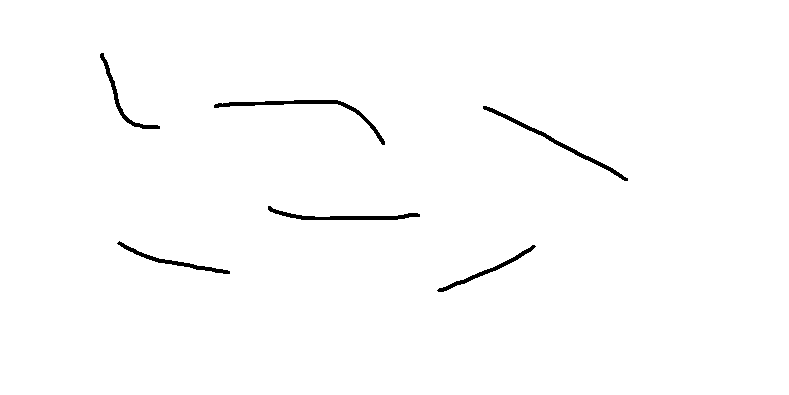
#> input picture img/lineas.png, 789 x 395 px, found by its file name
$ python ServicioAvance01.py
#> lines starting #> are read from the running program, lines starting #| are printed output that depends on the picture; after the words box and inside, x2 and y2 are one past the last pixel; in counts of white or black regions, pixels touching at a corner belong together
# -*- coding: utf-8 -*-
"""
Created on Tue Jan 14 13:42:52 2020
@author: toshiba
Tema: Dibujar contorno a todas las Líneas, medir cada linea y obtener el promedio de todas.
"""
import cv2
import numpy as np

contador=0
acumulador=0
promedio=0
imagen = cv2.imread('img\\lineas.png')
#> imagen is the input picture: shape (395, 789, 3); 98.9% white; 6 black regions, box (x1, y1, x2, y2) and area: (214, 100, 385, 145) 725, (483, 106, 628, 181) 647, (268, 206, 420, 220) 602, (117, 241, 230, 274) 466, (100, 53, 160, 129) 433, (437, 245, 536, 292) 431
gray = cv2.cvtColor(imagen, cv2.COLOR_BGR2GRAY)
bordes = cv2.Canny(gray, 100, 200)
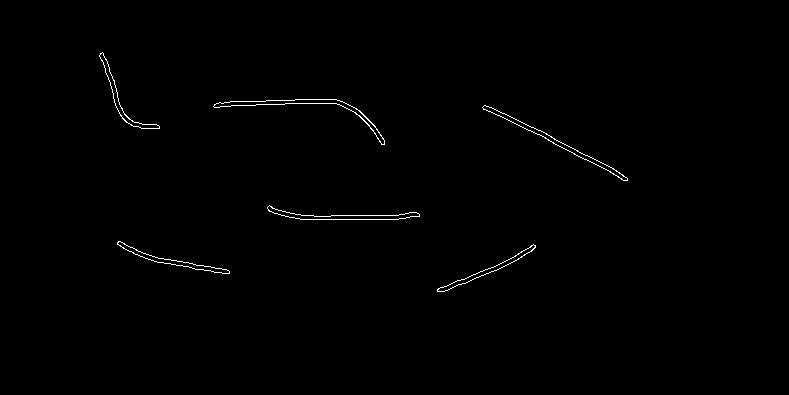
#> bordes: shape (395, 789); 0.54% white in thin lines or dots, all inside (x1, y1, x2, y2) = (99, 52, 628, 292)
bordes = cv2.dilate(bordes, None, iterations=1)  # Dilata el contorno de las figuras
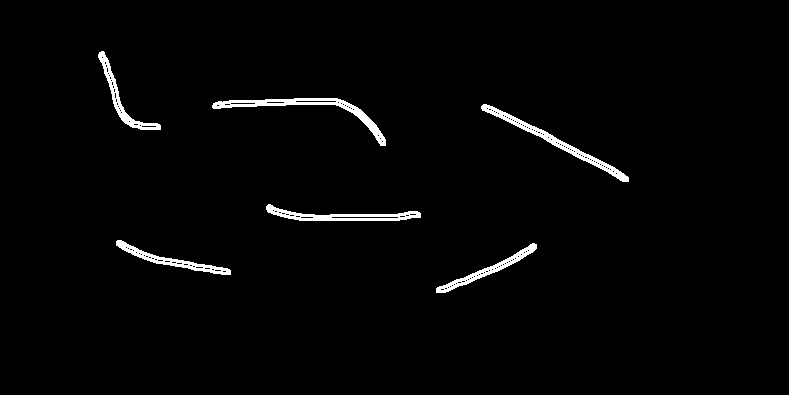
#> bordes: shape (395, 789); 1.9% white; 6 white regions, box (x1, y1, x2, y2) and area: (212, 98, 386, 146) 1270, (481, 104, 629, 182) 1188, (266, 204, 421, 221) 990, (116, 240, 231, 275) 809, (436, 243, 537, 293) 788, (98, 51, 161, 130) 762
bordes = cv2.erode(bordes, None, iterations=1)  # Erosiona el contorno de las figuras
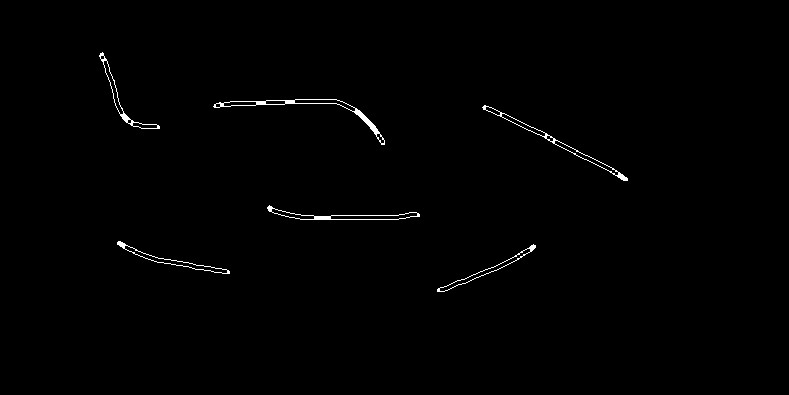
#> bordes: shape (395, 789); 0.66% white in thin lines or dots, all inside (x1, y1, x2, y2) = (99, 52, 628, 292)
contorno,hierachy = cv2.findContours(bordes, cv2.RETR_EXTERNAL, cv2.CHAIN_APPROX_SIMPLE)
#> contorno = 6 contours; box (x1, y1, x2, y2) and area: (213, 99, 385, 145) 739, (482, 105, 628, 181) 652, (267, 205, 420, 220) 598, (117, 241, 230, 274) 465, (99, 52, 160, 129) 436, (437, 244, 536, 292) 435

cv2.drawContours(imagen, contorno, -1, (0,0,255), 2)
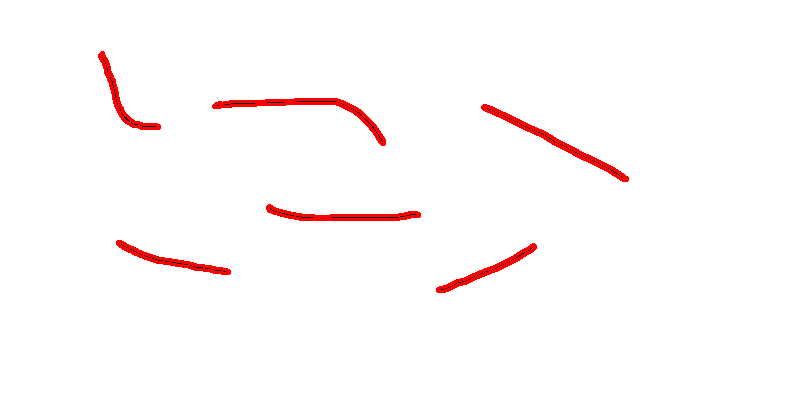
#> imagen: shape (395, 789, 3); 1.83% of pixels changed, all inside (x1, y1, x2, y2) = (98, 51, 629, 293)

for c in contorno:
    distancia = cv2.arcLength(c, True)
    distancia02 = int(distancia)/100
    M = cv2.moments(c)
    if(M["m00"]==0): M["m00"] = 1
    cx = int(M["m10"] / M["m00"])
    cy = int(M["m01"] / M["m00"])
    cv2.putText(imagen, str(distancia02)+'cm', (cx, cy), 1, 1, (0,255,0), 2)
    acumulador = acumulador + distancia02

    #obtener el ancho de cada línea.
    rect = cv2.minAreaRect(c)
    box = cv2.boxPoints(rect)
    box = np.int0(box)
    cv2.drawContours(imagen,[box],0,(255,0,0),2)

    (x, y), (width, height), angle = rect
    aspect_ratio = min(width, height) / max(width, height)
    asp_rat = round(width/10000, 3)
    cv2.putText(imagen, 'Ancho: '+str(asp_rat)+'cm', (cx+10,cy+65), 1, 1, (20,117,255), 2)
    cv2.putText(imagen, 'No.'+str(contador), (cx+10,cy+50), 1, 1, (255,0,255), 2)
#> this loop made 6 passes
#> (distancia, distancia02, cx, cy, acumulador, box, x, y) on passes 1 to 6: (237.3, 2.37, 487, 269, 2.37, [[439, 296], [436, 288], [534, 243], [537, 250]], 486.8, 269.8), (252.9, 2.52, 171, 260, 4.89, [[227, 280], [114, 250], [117, 240], [229, 270]], 172.2, 260.4), (321.3, 3.21, 342, 215, 8.1, [[418, 224], [266, 217], [267, 204], [419, 212]], 342.8, 214.8), (353.9, 3.53, 555, 141, 11.63, [[626, 181], [481, 108], [484, 101], [629, 175]], 555.4, 141.7), (392.8, 3.92, 307, 108, 15.55, [[383, 144], [212, 106], [220, 73], [391, 111]], 302, 109), (231, 2.3, 121, 98, 17.85, [[140, 142], [82, 66], [101, 51], [159, 127]], 121.2, 96.86)
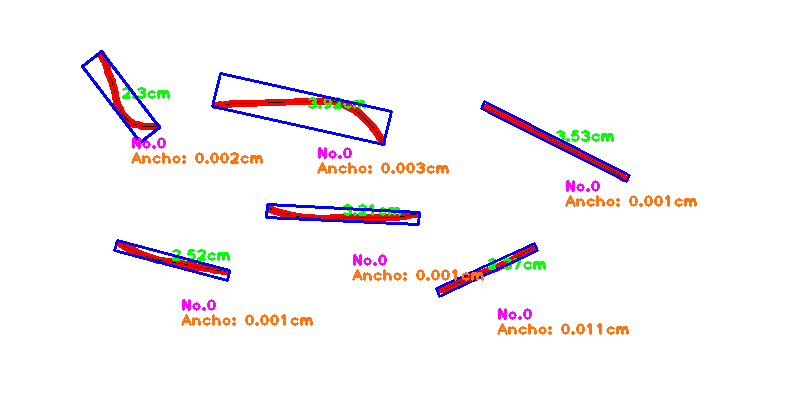
#> imagen: shape (395, 789, 3); 3.74% of pixels changed, all inside (x1, y1, x2, y2) = (81, 50, 697, 335)
#> after the loop, acumulador = 17.85

promedio = int(acumulador)/len(contorno)
#> promedio = 2.83

texto = 'No. Lineas encontrados: '+str(len(contorno))
#> texto = 'No. Lineas encontrados: 6'
texto02 = 'Promedio: '+str(promedio)+'cm'
#> texto02 = 'Promedio: 2.8333333333333335cm'
cv2.putText(imagen, texto, (10,20), cv2.FONT_HERSHEY_SIMPLEX, 0.7, (255,0,0), 1)
cv2.putText(imagen, texto02, (10,40), cv2.FONT_HERSHEY_SIMPLEX, 0.7, (255,0,0), 1)
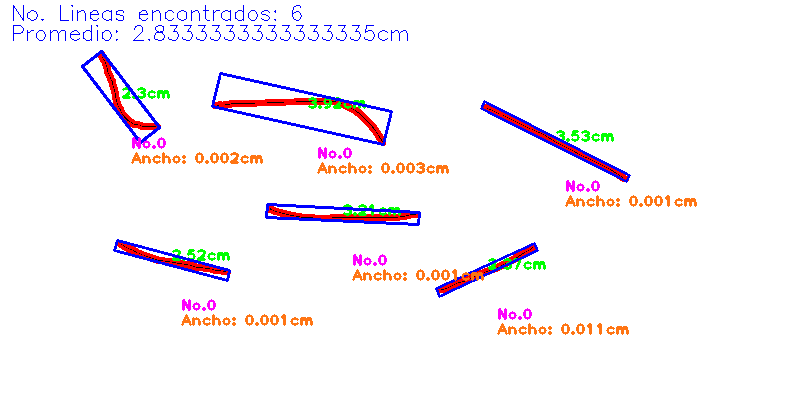
#> imagen: shape (395, 789, 3); mean B, G, R 247.2, 243.3, 247.9
print('No. de Objetos de la imagen: ', len(contorno))
#| No. de Objetos de la imagen:  6

cv2.imshow('imagen', imagen)
cv2.imshow('bordes', bordes)

cv2.waitKey(0)
cv2.destroyAllWindows()

$ run again, with img/circulos.png copied over img/lineas.png
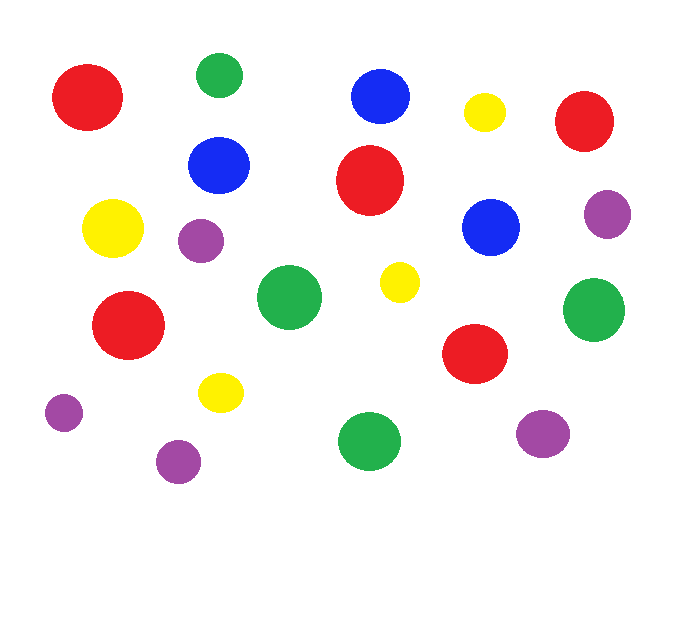
#> input picture img/circulos.png, 700 x 640 px, found by its file name
#> imagen is the input picture: shape (640, 700, 3); mean B, G, R 236.4, 237.1, 243.1
#> `bordes = cv2.dilate(bordes, None, iterations=1)`:
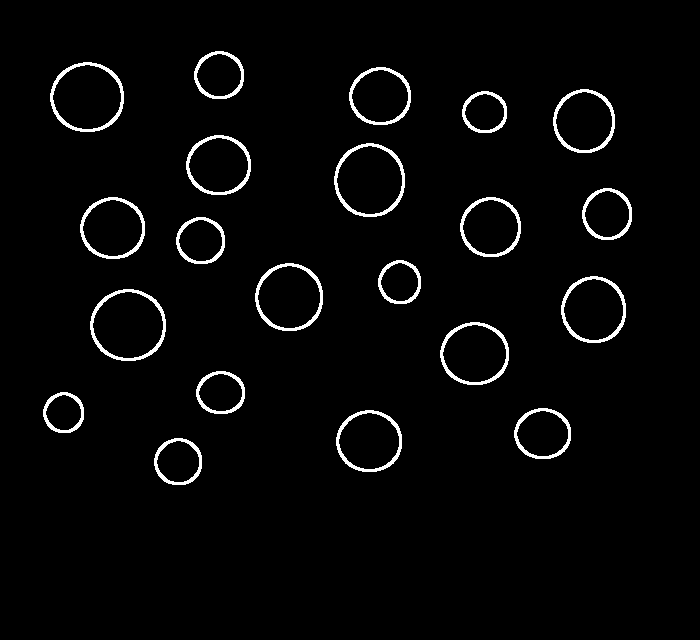
#> bordes: shape (640, 700); 2.9% white; 21 white regions
#> contorno = 21 contours; largest, box (x1, y1, x2, y2) and area: (91, 290, 165, 360) 3946, (335, 144, 404, 216) 3787, (51, 63, 123, 131) 3728, (256, 264, 322, 330) 3322, (562, 277, 625, 342) 3113
#> the loop `for c in contorno:` made 21 passes
#> (distancia, distancia02, cx, cy, acumulador, rect, box, x) on passes 1 to 3: (147.5, 1.47, 177, 461, 1.47, ((177.5, 461), (44, 45), -90), [[200, 483], [155, 483], [155, 439], [200, 439]], 177.5), (203, 2.02, 368, 440, 3.49, ((368.5, 440.5), (59, 63), -90), [[400, 470], [337, 470], [337, 411], [400, 411]], 368.5), (169.4, 1.69, 542, 433, 5.18, ((542, 433), (48, 54), -90), [[569, 457], [515, 457], [515, 409], [569, 409]], 542)
#> after the loop `for c in contorno:`: acumulador = 38.27
#> promedio = 1.81
#> texto = 'No. Lineas encontrados: 21'
#> texto02 = 'Promedio: 1.8095238095238095cm'
#> `cv2.putText(imagen, texto02, (10,40), cv2.FONT_HERSHEY_SIMPLEX, 0.7, (..`:
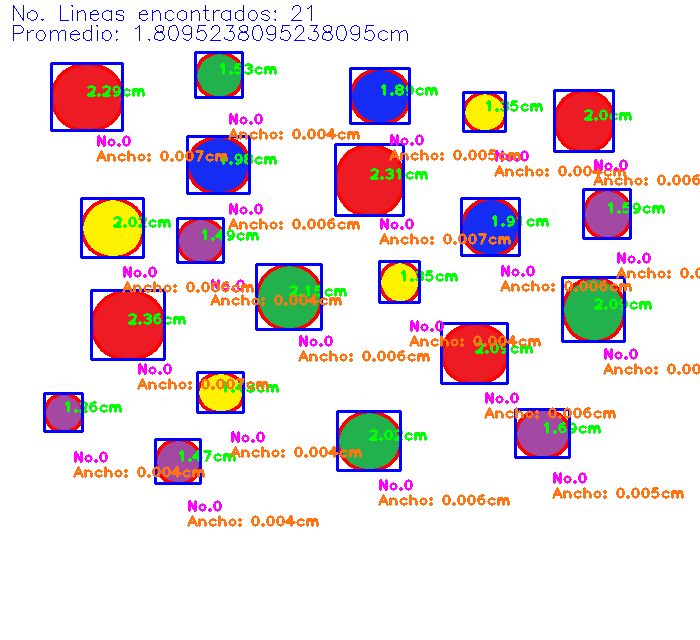
#> imagen: shape (640, 700, 3); mean B, G, R 225.7, 221.7, 233.8
#| No. de Objetos de la imagen:  21
